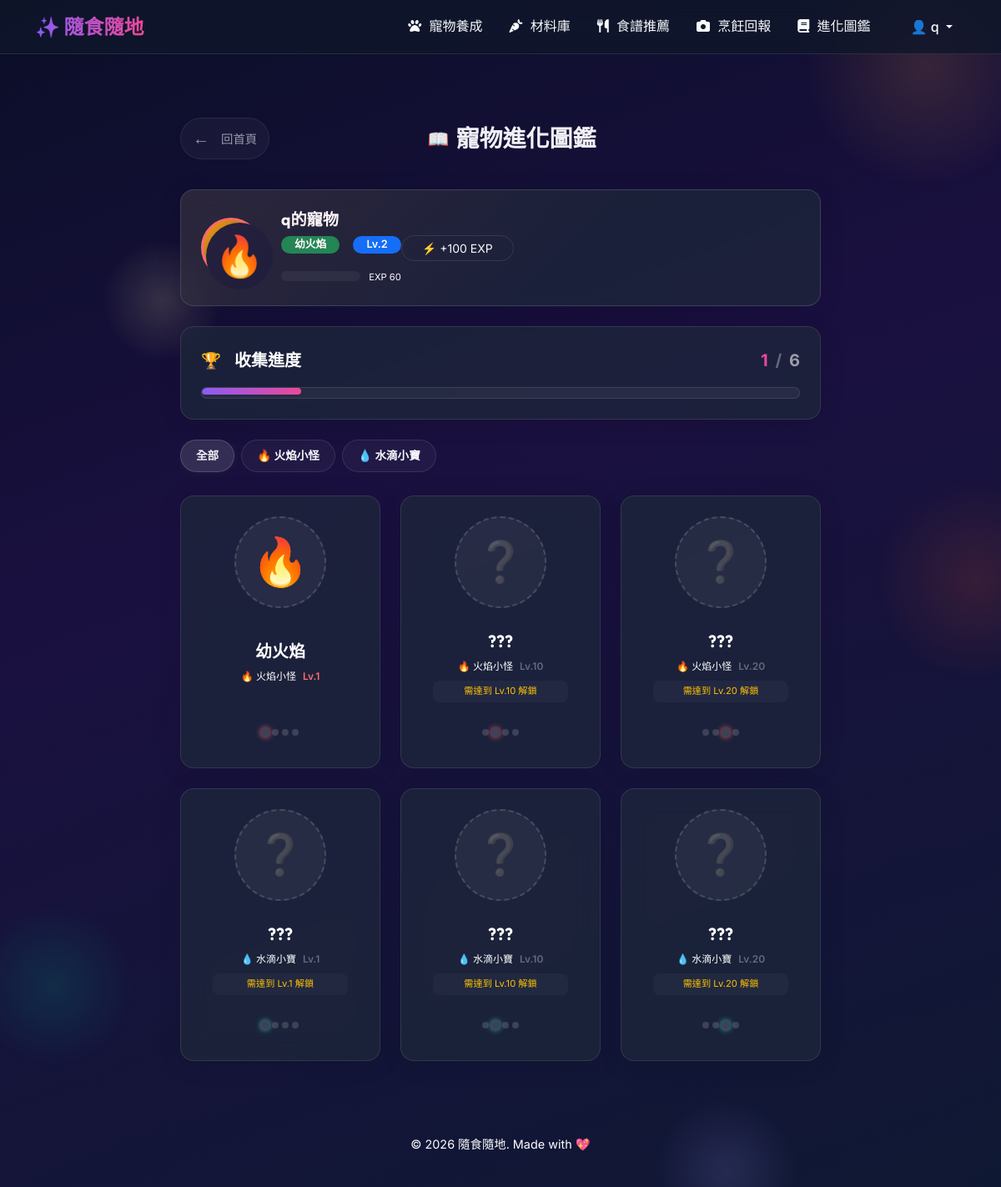
Page /collection (signed in) on the earlier database version.
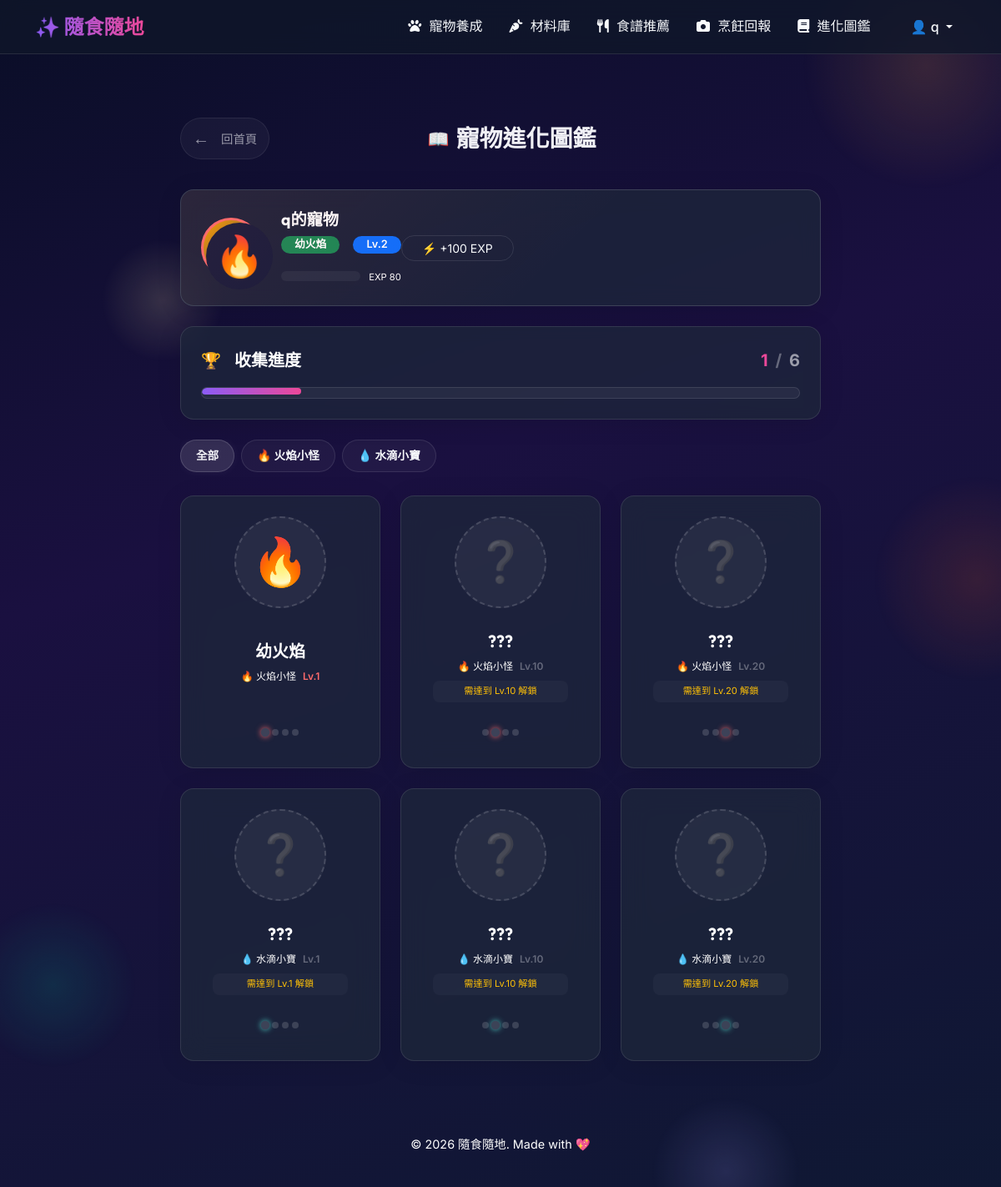
Same page on the later database version.
### sql_models.py (models this page shows)
class Pet(db.Model):
    __tablename__ = 'user_pets'
    id = db.Column(db.Integer, primary_key=True)
    user_id = db.Column(db.Integer, db.ForeignKey('users.id', ondelete='CASCADE'), nullable=False, unique=True)
    species_id = db.Column(db.Integer, nullable=True)
    pet_name = db.Column(db.String(100), nullable=False)
    current_level = db.Column(db.Integer, default=1)
    current_exp = db.Column(db.Integer, default=0)
    current_stage_id = db.Column(db.Integer, nullable=True)
    hunger = db.Column(db.Integer, default=50)
    created_at = db.Column(db.DateTime, default=datetime.utcnow)
    updated_at = db.Column(db.DateTime, default=datetime.utcnow, onupdate=datetime.utcnow)

### app/routes/collection_routes.py (the view)
@collection_bp.route('/collection')
@login_required
def collection_index():
    user_id = current_user.id
    pet = pet_model.get_pet_by_user(user_id)
    all_stages = collection_model.get_all_stages()
    unlocked_ids = collection_model.get_user_collection(user_id)
    progress = collection_model.get_collection_progress(user_id)
    species_list = pet_model.get_all_species()
    return render_template(
        'collection/index.html',
        pet=pet,
        all_stages=all_stages,
        unlocked_ids=unlocked_ids,
        progress=progress,
        species_list=species_list
    )

### app/database.py (called while the page is built)
def get_db():
    if 'db' not in g:
        db_file = current_app.config.get('DATABASE', DB_PATH)
        g.db = sqlite3.connect(db_file)
        g.db.row_factory = sqlite3.Row
        g.db.execute("PRAGMA foreign_keys = ON")
    return g.db

### app/models/collection.py (called while the page is built)
def get_all_stages():
    db = get_db()
    return db.execute('''
        SELECT pst.*,
               ps.name AS species_name, ps.element, ps.emoji AS species_emoji,
               ps.color_primary, ps.color_secondary
        FROM pet_stages pst
        JOIN pet_species ps ON pst.species_id = ps.id
        ORDER BY pst.species_id, pst.stage_order
    ''').fetchall()

def get_user_collection(user_id):
    db = get_db()
    rows = db.execute('''
        SELECT pet_stage_id FROM user_collection WHERE user_id = ?
    ''', (user_id,)).fetchall()
    return set(row['pet_stage_id'] for row in rows)

def get_collection_progress(user_id):
    db = get_db()
    total = db.execute('SELECT COUNT(*) AS cnt FROM pet_stages').fetchone()['cnt']
    unlocked = db.execute(
        'SELECT COUNT(*) AS cnt FROM user_collection WHERE user_id = ?',
        (user_id,)
    ).fetchone()['cnt']
    return {'unlocked': unlocked, 'total': total}

### app/templates/collection/index.html (shortened to what the changed rows need)
{% extends "base.html" %}
{% block styles %}
<link rel="stylesheet" href="{{ url_for('static', filename='css/collection.css') }}">
{% endblock %}
{% block content %}
<div class="collection-container mt-4">
    {% if pet %}
    <section class="pet-status-card glass-card p-4 rounded-4 mb-4" id="pet-status-section"
             style="--pet-primary: {{ pet.color_primary }}; --pet-secondary: {{ pet.color_secondary }};
                    border: 1px solid rgba(255,255,255,0.15) !important;">
        <div class="d-flex align-items-center flex-column flex-md-row">
            <div class="status-pet-visual me-md-4 mb-3 mb-md-0">
                <div class="pet-avatar-ring" style="border: 3px solid {{ pet.color_primary }}; background: linear-gradient(135deg, {{ pet.color_secondary }}, rgba(255,255,255,0.1));">
                    <div class="pet-avatar d-flex align-items-center justify-content-center" style="width: 80px; height: 80px;">
                        <span class="pet-emoji" style="font-size: 3rem;">{{ pet.stage_emoji }}</span>
                    </div>
                </div>
            </div>
            <div class="status-info flex-grow-1 text-center text-md-start">
                <h2 class="status-pet-name fw-bold text-white mb-2">{{ pet.pet_name or pet.species_name }}</h2>
                <div class="status-stage mb-3">
                    <span class="badge bg-success rounded-pill px-3 py-1 me-2">{{ pet.stage_name }}</span>
                    <span class="badge bg-primary rounded-pill px-3 py-1">Lv.{{ pet.current_level }}</span>
                </div>
                <div class="exp-bar-container">
                    <div class="exp-bar progress" style="height: 12px; border-radius: 6px; background: rgba(255,255,255,0.05);">
                    </div>
                    <span class="exp-text text-muted mt-1 d-block fs-7" id="exp-text">EXP {{ pet.current_exp }}</span>
                </div>
            </div>
            <div class="dev-tools ms-md-auto mt-3 mt-md-0">
                <button class="btn btn-sm btn-outline-light rounded-pill px-4" id="add-exp-btn" data-exp="100" title="開發測試用">
                    ⚡ +100 EXP
                </button>
            </div>
        </div>
    </section>
    {% endif %}
    <section class="progress-section glass-card p-4 rounded-4 mb-4" id="progress-section" style="border: 1px solid rgba(255,255,255,0.1) !important;">
        <div class="progress-header d-flex justify-content-between align-items-center mb-3">
            <h2 class="section-title fs-5 fw-bold text-white mb-0">
                <span class="title-icon me-2">🏆</span> 收集進度
            </h2>
        </div>
    </section>
</div>
{% endblock %}

Differences in the rows shown:
changed Pet "q的寵物": current_exp "60" → "80"
